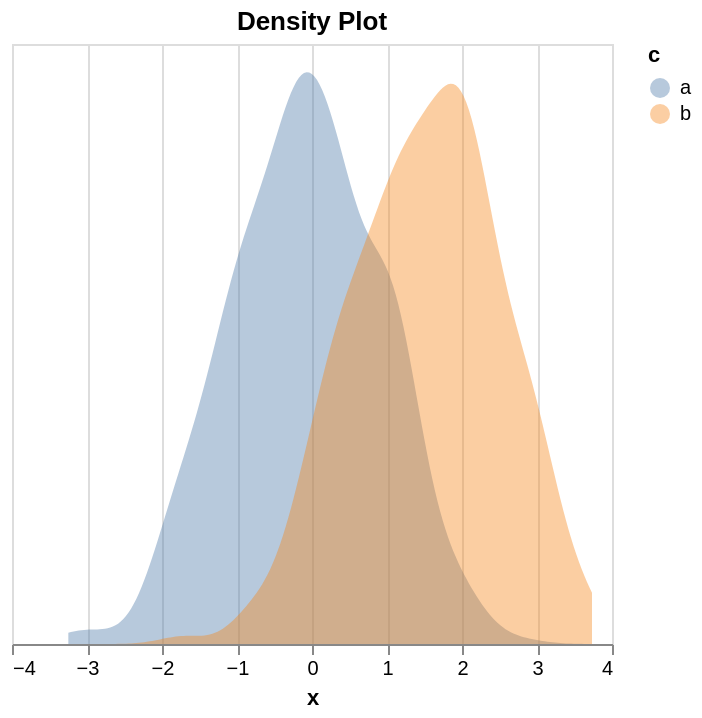

Source (Vega-Lite JSON):
### Vega-Lite specification from a JSON file in a GitHub repository (floating-point values rounded to 4 significant figures; data arrays with more than 128 entries replaced by an {"elided": "..."} marker saying what was removed)
{"$schema": "https://vega.github.io/schema/vega-lite/v5.json", "_aov": {"legendInteraction": "highlight"}, "_aovLegend": {"dimmed": true, "filtered": false, "opacity": null, "params": ["legend_selection"], "transform": [{"as": ["val", "dens"], "density": "x", "groupby": ["c"]}]}, "config": {"axis": {"labelLimit": 0}, "header": {"labelLimit": 0}, "legend": {"labelLimit": 0}}, "data": {"values": {"elided": "1000 records"}}, "encoding": {"color": {"field": "c", "type": "nominal"}, "opacity": {"condition": {"test": {"and": [{"or": ["!isValid(datum[\"c\"])", {"empty": true, "param": "legend_selection"}]}]}, "value": 0.4}, "value": 0.06}, "x": {"field": "val", "scale": {"zero": false}, "title": "x", "type": "quantitative"}, "y": {"axis": null, "field": "dens", "scale": {"zero": false}, "stack": null, "title": null, "type": "quantitative"}}, "mark": {"opacity": 0.4, "orient": "vertical", "type": "area"}, "params": [{"bind": "scales", "name": "grid", "select": {"encodings": ["x", "y"], "type": "interval"}}, {"bind": "legend", "name": "legend_selection", "select": {"fields": ["c"], "type": "point"}}], "title": "Density Plot", "transform": [{"as": ["val", "dens"], "density": "x", "groupby": ["c"]}]}
